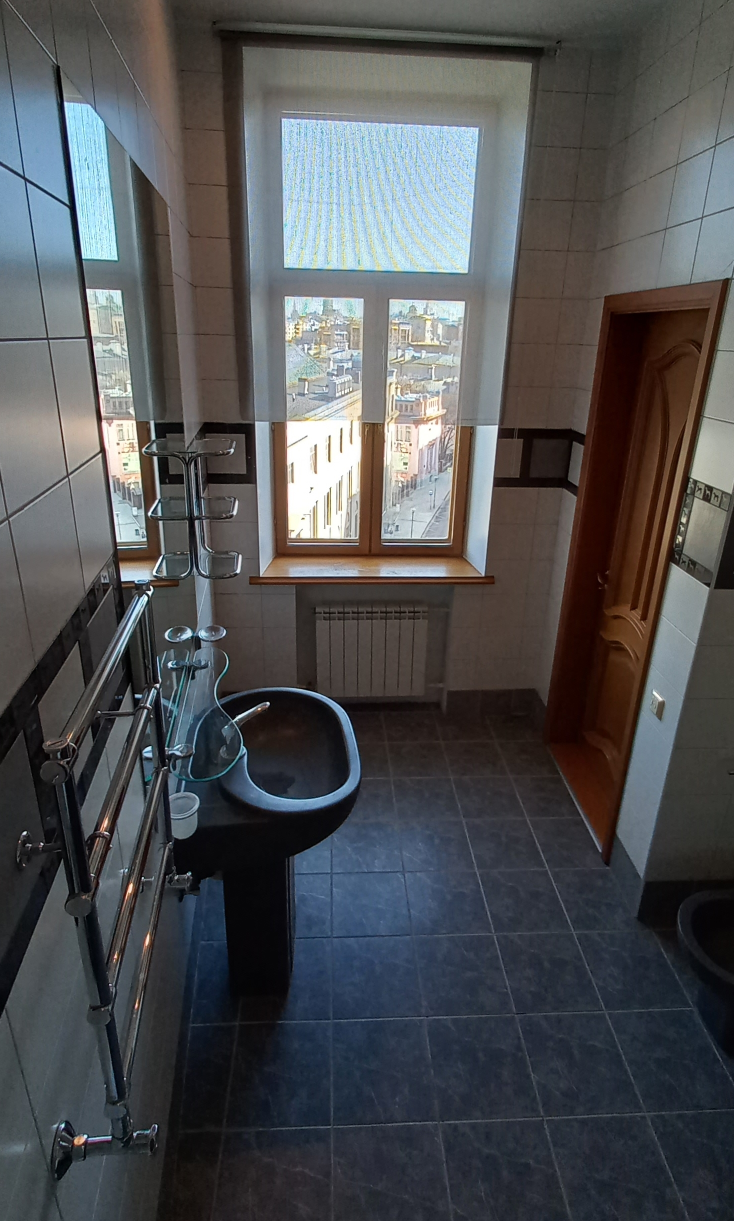
#> input picture coworkerold/t2.jpg, 1468 x 2442 px (shown at 1/2 size)
$ jupyter execute 'shrink and resize image.ipynb'
#> lines starting #> are read from the running program, lines starting #| are printed output that depends on the picture
[cell 1]
from PIL import Image

# Open the image
img = Image.open("t2.jpg")
#> img is the input picture: PIL image 1468x2442 RGB; mean R, G, B 79.3, 80.7, 82.9

# Resize to 50% of original dimensions
img_resized = img.resize((img.width // 2, img.height // 2), Image.LANCZOS)
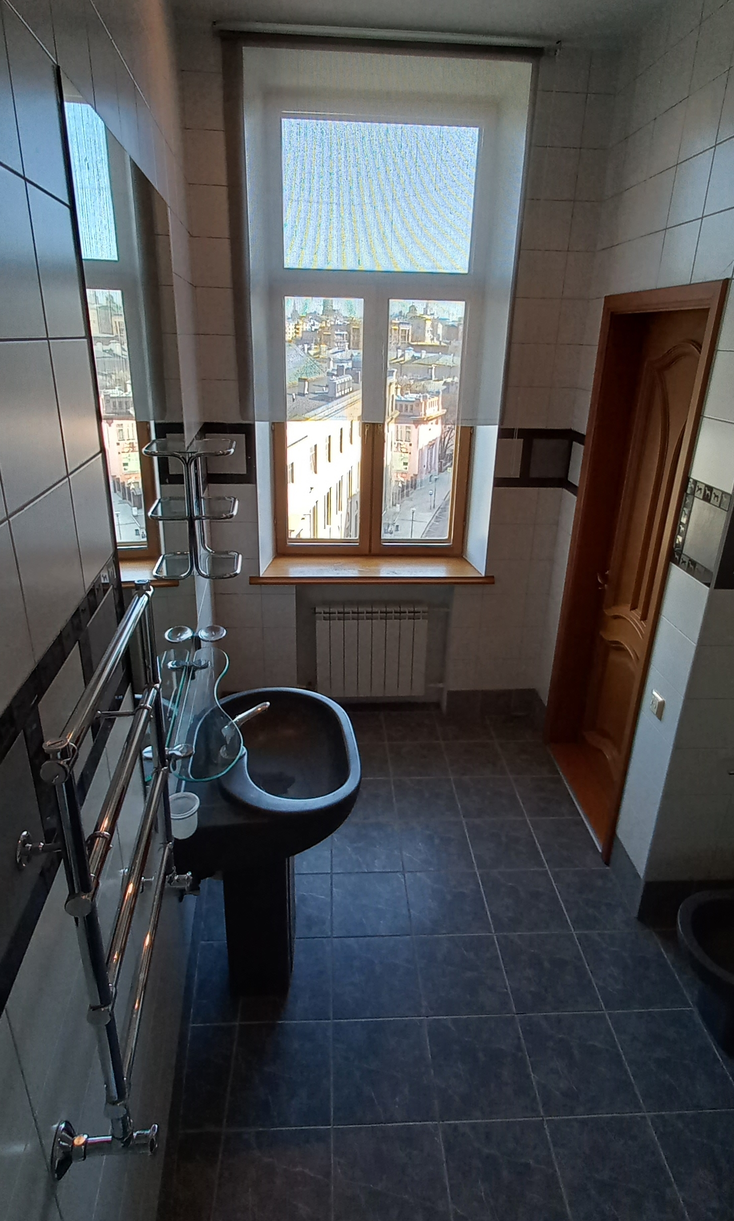
#> img_resized: PIL image 734x1221 RGB; mean R, G, B 79.3, 80.7, 82.9

# Save with reduced quality (e.g., 70 out of 100)
img_resized.save("output.jpg", quality=20, optimize=True)
